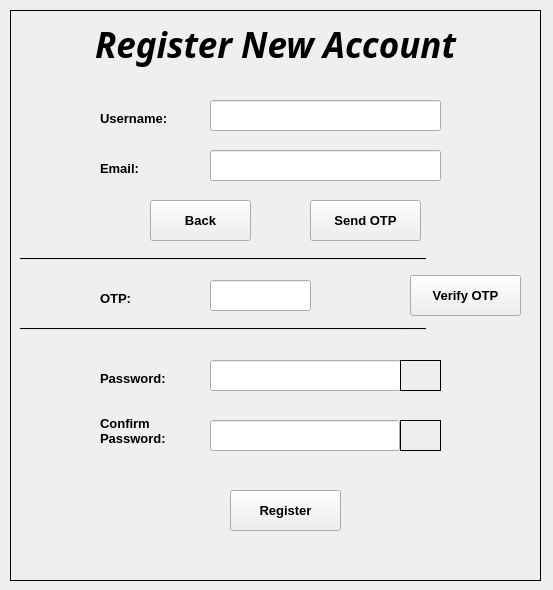
<?xml version="1.0" encoding="UTF-8"?>
<ui version="4.0">
 <class>register_page</class>
 <widget class="QMainWindow" name="register_page">
  <property name="geometry">
   <rect>
    <x>0</x>
    <y>0</y>
    <width>553</width>
    <height>590</height>
   </rect>
  </property>
  <property name="windowTitle">
   <string>MainWindow</string>
  </property>
  <widget class="QWidget" name="centralwidget">
   <widget class="QLabel" name="label">
    <property name="geometry">
     <rect>
      <x>-40</x>
      <y>-320</y>
      <width>701</width>
      <height>911</height>
     </rect>
    </property>
    <property name="autoFillBackground">
     <bool>false</bool>
    </property>
    <property name="styleSheet">
     <string notr="true">background-image: url(:/backgournds/FlyTranslate-logo/background_image.png);</string>
    </property>
    <property name="text">
     <string/>
    </property>
    <property name="scaledContents">
     <bool>true</bool>
    </property>
   </widget>
   <widget class="QLabel" name="label_2">
    <property name="geometry">
     <rect>
      <x>10</x>
      <y>10</y>
      <width>531</width>
      <height>571</height>
     </rect>
    </property>
    <property name="font">
     <font>
      <family>Rockwell</family>
      <pointsize>26</pointsize>
      <weight>75</weight>
      <italic>true</italic>
      <bold>true</bold>
     </font>
    </property>
    <property name="styleSheet">
     <string notr="true"/>
    </property>
    <property name="frameShape">
     <enum>QFrame::Box</enum>
    </property>
    <property name="text">
     <string>Register New Account</string>
    </property>
    <property name="alignment">
     <set>Qt::AlignHCenter|Qt::AlignTop</set>
    </property>
   </widget>
   <widget class="QLabel" name="label_3">
    <property name="geometry">
     <rect>
      <x>100</x>
      <y>110</y>
      <width>101</width>
      <height>16</height>
     </rect>
    </property>
    <property name="font">
     <font>
      <pointsize>10</pointsize>
      <weight>75</weight>
      <bold>true</bold>
     </font>
    </property>
    <property name="text">
     <string>Username:</string>
    </property>
   </widget>
   <widget class="QLabel" name="label_4">
    <property name="geometry">
     <rect>
      <x>100</x>
      <y>160</y>
      <width>101</width>
      <height>16</height>
     </rect>
    </property>
    <property name="font">
     <font>
      <pointsize>10</pointsize>
      <weight>75</weight>
      <bold>true</bold>
     </font>
    </property>
    <property name="text">
     <string>Email:</string>
    </property>
   </widget>
   <widget class="QLabel" name="label_5">
    <property name="geometry">
     <rect>
      <x>100</x>
      <y>370</y>
      <width>101</width>
      <height>16</height>
     </rect>
    </property>
    <property name="font">
     <font>
      <pointsize>10</pointsize>
      <weight>75</weight>
      <bold>true</bold>
     </font>
    </property>
    <property name="text">
     <string>Password:</string>
    </property>
   </widget>
   <widget class="QLineEdit" name="txtUsername">
    <property name="geometry">
     <rect>
      <x>210</x>
      <y>100</y>
      <width>231</width>
      <height>31</height>
     </rect>
    </property>
   </widget>
   <widget class="QLineEdit" name="txtEmail">
    <property name="geometry">
     <rect>
      <x>210</x>
      <y>150</y>
      <width>231</width>
      <height>31</height>
     </rect>
    </property>
   </widget>
   <widget class="QLineEdit" name="txtPass">
    <property name="geometry">
     <rect>
      <x>210</x>
      <y>360</y>
      <width>191</width>
      <height>31</height>
     </rect>
    </property>
    <property name="echoMode">
     <enum>QLineEdit::Password</enum>
    </property>
   </widget>
   <widget class="QLabel" name="lblbtnViewOrHidePass">
    <property name="geometry">
     <rect>
      <x>400</x>
      <y>360</y>
      <width>41</width>
      <height>31</height>
     </rect>
    </property>
    <property name="cursor">
     <cursorShape>PointingHandCursor</cursorShape>
    </property>
    <property name="styleSheet">
     <string notr="true">image: url(:/view/view.png);</string>
    </property>
    <property name="frameShape">
     <enum>QFrame::Panel</enum>
    </property>
    <property name="text">
     <string/>
    </property>
   </widget>
   <widget class="QPushButton" name="btnBack">
    <property name="geometry">
     <rect>
      <x>150</x>
      <y>200</y>
      <width>101</width>
      <height>41</height>
     </rect>
    </property>
    <property name="font">
     <font>
      <pointsize>10</pointsize>
      <weight>75</weight>
      <bold>true</bold>
     </font>
    </property>
    <property name="text">
     <string>Back</string>
    </property>
   </widget>
   <widget class="QPushButton" name="btnRegisterAcc">
    <property name="geometry">
     <rect>
      <x>230</x>
      <y>490</y>
      <width>111</width>
      <height>41</height>
     </rect>
    </property>
    <property name="font">
     <font>
      <pointsize>10</pointsize>
      <weight>75</weight>
      <bold>true</bold>
     </font>
    </property>
    <property name="text">
     <string>Register</string>
    </property>
   </widget>
   <widget class="QLabel" name="lblbtnViewOrHidePass_2">
    <property name="geometry">
     <rect>
      <x>400</x>
      <y>420</y>
      <width>41</width>
      <height>31</height>
     </rect>
    </property>
    <property name="cursor">
     <cursorShape>PointingHandCursor</cursorShape>
    </property>
    <property name="styleSheet">
     <string notr="true">image: url(:/view/view.png);</string>
    </property>
    <property name="frameShape">
     <enum>QFrame::Panel</enum>
    </property>
    <property name="text">
     <string/>
    </property>
   </widget>
   <widget class="QLabel" name="label_6">
    <property name="geometry">
     <rect>
      <x>100</x>
      <y>410</y>
      <width>111</width>
      <height>41</height>
     </rect>
    </property>
    <property name="font">
     <font>
      <pointsize>10</pointsize>
      <weight>75</weight>
      <bold>true</bold>
     </font>
    </property>
    <property name="text">
     <string>Confirm Password:</string>
    </property>
    <property name="textFormat">
     <enum>Qt::PlainText</enum>
    </property>
    <property name="wordWrap">
     <bool>true</bool>
    </property>
   </widget>
   <widget class="QLineEdit" name="txtConfirmPass">
    <property name="geometry">
     <rect>
      <x>210</x>
      <y>420</y>
      <width>190</width>
      <height>31</height>
     </rect>
    </property>
    <property name="echoMode">
     <enum>QLineEdit::Password</enum>
    </property>
   </widget>
   <widget class="QPushButton" name="btnSendOTP">
    <property name="geometry">
     <rect>
      <x>310</x>
      <y>200</y>
      <width>111</width>
      <height>41</height>
     </rect>
    </property>
    <property name="font">
     <font>
      <pointsize>10</pointsize>
      <weight>75</weight>
      <bold>true</bold>
     </font>
    </property>
    <property name="text">
     <string>Send OTP</string>
    </property>
   </widget>
   <widget class="QLabel" name="label_7">
    <property name="geometry">
     <rect>
      <x>100</x>
      <y>290</y>
      <width>51</width>
      <height>16</height>
     </rect>
    </property>
    <property name="font">
     <font>
      <pointsize>10</pointsize>
      <weight>75</weight>
      <bold>true</bold>
     </font>
    </property>
    <property name="text">
     <string>OTP:</string>
    </property>
   </widget>
   <widget class="QLineEdit" name="txtOTP">
    <property name="geometry">
     <rect>
      <x>210</x>
      <y>280</y>
      <width>101</width>
      <height>31</height>
     </rect>
    </property>
   </widget>
   <widget class="QLabel" name="label_8">
    <property name="geometry">
     <rect>
      <x>20</x>
      <y>250</y>
      <width>511</width>
      <height>16</height>
     </rect>
    </property>
    <property name="font">
     <font>
      <strikeout>true</strikeout>
     </font>
    </property>
    <property name="text">
     <string>------------------------------------------------------------------------------------------------------</string>
    </property>
   </widget>
   <widget class="QLabel" name="label_9">
    <property name="geometry">
     <rect>
      <x>20</x>
      <y>320</y>
      <width>511</width>
      <height>16</height>
     </rect>
    </property>
    <property name="font">
     <font>
      <strikeout>true</strikeout>
     </font>
    </property>
    <property name="text">
     <string>------------------------------------------------------------------------------------------------------</string>
    </property>
   </widget>
   <widget class="QPushButton" name="btnVerifyOTP">
    <property name="geometry">
     <rect>
      <x>410</x>
      <y>275</y>
      <width>111</width>
      <height>41</height>
     </rect>
    </property>
    <property name="font">
     <font>
      <pointsize>10</pointsize>
      <weight>75</weight>
      <bold>true</bold>
     </font>
    </property>
    <property name="text">
     <string>Verify OTP</string>
    </property>
   </widget>
   <widget class="QLabel" name="lblTipsOTP">
    <property name="geometry">
     <rect>
      <x>320</x>
      <y>280</y>
      <width>31</width>
      <height>31</height>
     </rect>
    </property>
    <property name="styleSheet">
     <string notr="true">image: url(:/tips/information.png);</string>
    </property>
    <property name="text">
     <string/>
    </property>
   </widget>
  </widget>
 </widget>
 <resources>
  <include location="../Images_for_design/interactable_image_source.qrc"/>
  <include location="../Images_for_design/background_imgs.qrc"/>
 </resources>
 <connections/>
</ui>
